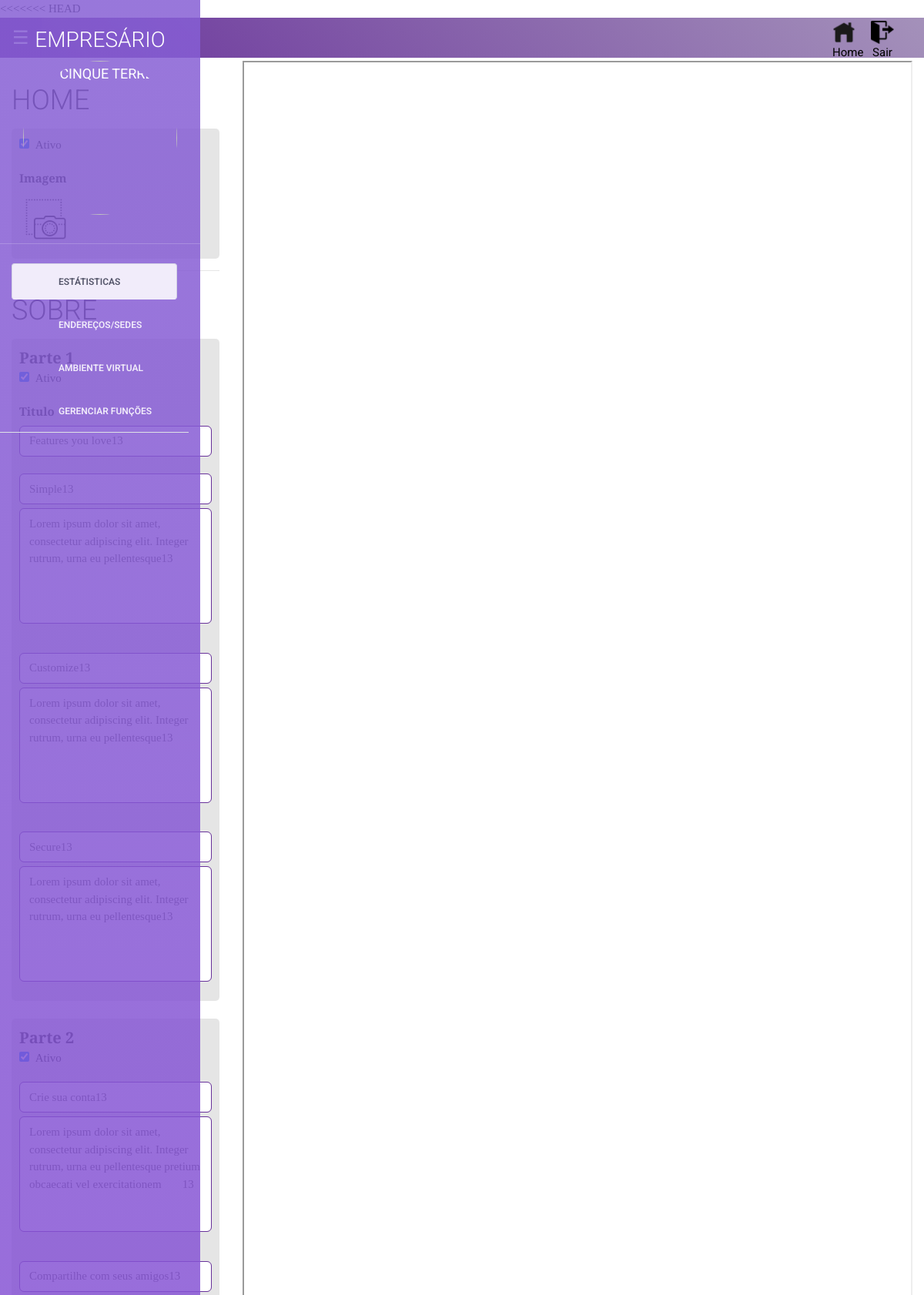
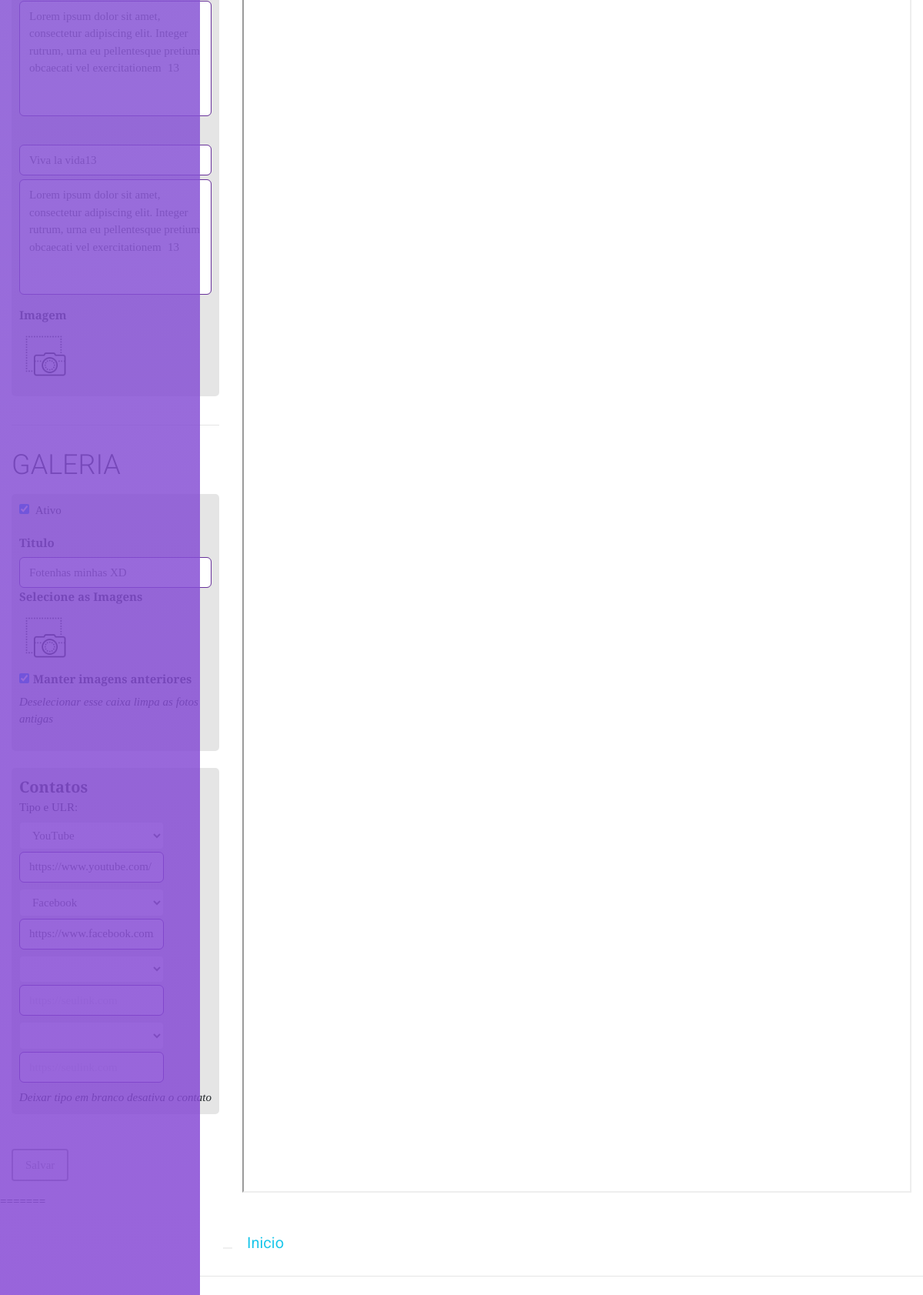
The page /empresario (signed in, upper part) on the database its author committed (2 pictures, top to bottom).
### tables this page shows
CREATE TABLE `tbl_avs` (
  `id_av` int(11) NOT NULL,
  `user_id` int(11) NOT NULL,
  `url` varchar(220) NOT NULL,
  `nome_av` varchar(220) NOT NULL,
  `slogan_av` varchar(550) NOT NULL,
  `logo_av` varchar(220) NOT NULL,
  `categoria` varchar(220) NOT NULL,
  `func` varchar(220) NOT NULL,
  `palavras_chave` varchar(550) NOT NULL,
  `img_home_active` varchar(50) NOT NULL DEFAULT 'no',
  `img_home` varchar(220) NOT NULL,
  `part1_active` varchar(50) NOT NULL DEFAULT 'yes',
  `part1_title` varchar(110) NOT NULL DEFAULT 'Features you love',
  `part1_nome1` varchar(110) NOT NULL DEFAULT 'Simple',
  `part1_text1` varchar(220) NOT NULL DEFAULT 'Lorem ipsum dolor sit amet, consectetur adipiscing elit. Integer rutrum, urna eu pellentesque',
  `part1_nome2` varchar(110) DEFAULT 'Customize',
  `part1_text2` varchar(220) DEFAULT 'Lorem ipsum dolor sit amet, consectetur adipiscing elit. Integer rutrum, urna eu pellentesque',
  `part1_nome3` varchar(110) DEFAULT 'Secure',
  `part1_text3` varchar(220) DEFAULT 'Lorem ipsum dolor sit amet, consectetur adipiscing elit. Integer rutrum, urna eu pellentesque',
  `part2_active` varchar(50) NOT NULL DEFAULT 'yes',
  `part2_nome1` varchar(110) NOT NULL DEFAULT 'Crie sua conta',
  `part2_text1` varchar(220) NOT NULL DEFAULT 'Lorem ipsum dolor sit amet, consectetur adipiscing elit. Integer rutrum, urna eu pellentesque pretium obcaecati vel exercitationem',
  `part2_nome2` varchar(110) DEFAULT 'Compartilhe com seus amigos',
  `part2_text2` varchar(220) DEFAULT 'Lorem ipsum dolor sit amet, consectetur adipiscing elit. Integer rutrum, urna eu pellentesque pretium obcaecati vel exercitationem',
  `part2_nome3` varchar(110) DEFAULT 'Viva la vida',
  `part2_text3` varchar(220) DEFAULT 'Lorem ipsum dolor sit amet, consectetur adipiscing elit. Integer rutrum, urna eu pellentesque pretium obcaecati vel exercitationem',
  `part2_img` varchar(220) DEFAULT NULL,
  `galery_active` varchar(50) NOT NULL DEFAULT 'no',
  `galery_title` varchar(110) NOT NULL,
  `fotos` varchar(550) NOT NULL,
  `tipos` varchar(220) NOT NULL,
  `tipos_val` varchar(660) NOT NULL,
  `created` varchar(220) NOT NULL
);

### views/html/av_personalize.php (the view, shortened to what the rows shown need)
<!DOCTYPE html>
<html>
    <head>
    </head>
    <body>
        <?php
        $avsModel = new avsModel();
        $sql = $avsModel->procuraAV($_SESSION['id']);
        $dadosAV = $sql->fetch();
        ?>
        <div class="row" style="width: 100%;margin: 0px">
            <div class="col-sm-3" style="width: 100%;">
                <form method="POST" id="form_att_av" enctype="multipart/form-data">
                    <h2>HOME</h2>
                    <div>
                        <h2>SOBRE</h2>
                        <div class="sobre1">
                            <strong style="font-size: 20px">Parte 1</strong><br>
                            <div id="content_sobre1">
                                <div class="form-group">
                                    <label><strong>Titulo</strong></label><br>
                                    <input type="text"  name="part1_title_txt" size="60" placeholder="Simple" class="form-control"
                                           style="outline: none; border-radius: 6px; border: 1px solid #68319b;" required="required" value="<?php echo $dadosAV['part1_title']; ?>" ><br>
                                    <input type="text"  name="part1_nome1_txt" size="60" placeholder="Simple" class="form-control"
                                           style="outline: none; border-radius: 6px; border: 1px solid #68319b;" required="required" value="<?php echo $dadosAV['part1_nome1']; ?>" >
                                    <textarea type="text" name="part1_text1_txt" class="form-control" placeholder="Lorem ipsum dolor sit amet..." required="required" style="outline: none; border-radius: 6px; border: 1px solid #68319b;height: 150px;resize: none;margin-top: 5px" ><?php echo $dadosAV['part1_text1']; ?></textarea>
                                </div>
                                <br>
                                <div class="form-group">
                                    <input type="text"  name="part1_nome2_txt" size="40" placeholder="Customize" class="form-control"
                                           style="outline: none; border-radius: 6px; border: 1px solid #68319b;" required="required" value="<?php echo $dadosAV['part1_nome2']; ?>" >
                                    <textarea type="text" name="part1_text2_txt" class="form-control" size="70" placeholder="Lorem ipsum dolor sit amet..." required="required"
                                              style="outline: none; border-radius: 6px;
                                              border: 1px solid #68319b;height: 150px;resize: none;margin-top: 5px" ><?php echo $dadosAV['part1_text2']; ?></textarea>
                                </div>
                                <br>
                                <div class="form-group">
                                    <input type="text"  name="part1_nome3_txt" size="40" placeholder="Secure" class="form-control"
                                           style="outline: none; border-radius: 6px; border: 1px solid #68319b;" required="required" value="<?php echo $dadosAV['part1_nome3']; ?>" >
                                    <textarea type="text" name="part1_text3_txt" class="form-control" size="70" placeholder="Lorem ipsum dolor sit amet..." required="required"
                                              style="outline: none; border-radius: 6px;
                                              border: 1px solid #68319b;height: 150px;resize: none;margin-top: 5px" ><?php echo $dadosAV['part1_text3']; ?></textarea>
                                </div>
                            </div>
                        </div>
                        <br>
                        <div class="sobre1">
                            <strong style="font-size: 20px">Parte 2</strong><br>
                            <div id="content_sobre2">
                                <div class="form-group">
                                    <input type="text"  name="part2_nome1_txt" size="60" placeholder="Simple" class="form-control"
                                           style="outline: none; border-radius: 6px; border: 1px solid #68319b;" required="required" value="<?php echo $dadosAV['part2_nome1']; ?>" >
                                    <textarea type="text" name="part2_text1_txt" class="form-control" size="70" placeholder="Lorem ipsum dolor sit amet..." required="required"
                                              style="outline: none; border-radius: 6px; border: 1px solid #68319b;height: 150px;resize: none;margin-top: 5px"><?php echo $dadosAV['part2_text1']; ?> </textarea>
                                </div>
                                <br>
                                <div class="form-group">
                                    <input type="text"  name="part2_nome2_txt" size="40" placeholder="Customize" class="form-control"
                                           style="outline: none; border-radius: 6px; border: 1px solid #68319b;" required="required" value="<?php echo $dadosAV['part2_nome2']; ?>" >
                                    <textarea type="text" name="part2_text2_txt" class="form-control" size="70" placeholder="Lorem ipsum dolor sit amet..." required="required"
                                              style="outline: none; border-radius: 6px;
                                              border: 1px solid #68319b;height: 150px;resize: none;margin-top: 5px"><?php echo $dadosAV['part2_text2']; ?></textarea>
                                </div>
                                <br>
                                <div class="form-group">
                                    <input type="text"  name="part2_nome3_txt" size="40" placeholder="Secure" class="form-control"
                                           style="outline: none; border-radius: 6px; border: 1px solid #68319b;" required="required" value="<?php echo $dadosAV['part2_nome3']; ?>" >
                                    <textarea type="text" name="part2_text3_txt" class="form-control" size="70" placeholder="Lorem ipsum dolor sit amet..." required="required"
                                              style="outline: none; border-radius: 6px;
                                              border: 1px solid #68319b;height: 150px;resize: none;margin-top: 5px"><?php echo $dadosAV['part2_text3']; ?></textarea>
                                </div>
                            </div>
                        </div>
                        <br>
                        <h2>GALERIA</h2>
                    </div>
                    <div class="sobre1">
                        <div>
                            <div id="content_sobre3">
                                <label><strong>Titulo</strong></label><br>
                                <input type="text" name="galery_title_txt" size="60" placeholder="titulo" class="form-control"
                                       style="outline: none; border-radius: 6px; border: 1px solid #68319b;" required="required" value="<?php echo $dadosAV['galery_title']; ?>" >
                                <label><strong>Selecione as Imagens</strong></label><br>
                                <a href="#"><label for='selecao-arquivo2'><img class="img-fluid" style="width: 69px;" src="<?php echo BASE_URL; ?>assets/images/logoAdd.png"></label></a>
                                <input id='selecao-arquivo2' type="file" name="galery_imagens[]" multiple><br>
                                <div class="form-check-inline">
                                    <label class="form-check-label" for="check1">
                                        <input type="checkbox" class="form-check-input" id="check_manter" name="check_manter" value="manter" checked="checked" ><label><strong>Manter imagens anteriores </strong></label><br>
                                    </label>
                                </div>
                            </div>
                        </div>
                    </div>
                    <br>
                    <div class="sobre1">
                        <div>
                            <strong style="font-size: 20px">Contatos</strong><br>
                            <label for="sel1">Tipo e ULR:</label>
                            <?php
                            $contatos = explode(",", $dadosAV['tipos']);
                            $urls = explode("$!$", $dadosAV['tipos_val']);
                            for ($x = 0; $x <= 3; $x++) {
                                if (!isset($contatos[$x])) {
                                    ?>
                                    <select class="form-control w-75" name="<?php echo 'select' . $x; ?>" >
                                        <option value="none"></option>
                                        <option value="face" >Facebook</option>
                                    </select>
                                    <input type="text"  name="<?php echo 'select_url' . $x; ?>" placeholder="https://seulink.com" class="form-control w-75"
                                           style="outline: none; border-radius: 6px; border: 1px solid #68319b;margin-bottom: 8px;margin-top: 3px" value="" >
                                       <?php } else { ?>
                                    <select class="form-control w-75" name="<?php echo 'select' . $x; ?>" >
                                        <?php if ($contatos[$x] == "face") { ?><option selected="selected" value="face" >Facebook</option> <?php } else { ?> <option value="face" >Facebook</option><?php } ?>
                                        <?php if ($contatos[$x] == "youtube") { ?><option selected="selected" value="youtube" >YouTube</option> <?php } else { ?> <option value="youtube" >YouTube</option><?php } ?>
                                    </select>
                                    <input type="text"  name="<?php echo 'select_url' . $x; ?>" placeholder="https://seulink.com" class="form-control w-75"
                                           style="outline: none; border-radius: 6px; border: 1px solid #68319b;margin-bottom: 8px;margin-top: 3px" value="<?php echo$urls[$x]; ?>" >
                                       <?php }
                                   } ?>
                            <i>Deixar tipo em branco desativa o contato</i>
                        </div>
                    </div>
                    <br><br>
                </form>
            </div>
        </div>
    </body>
</html>

### rows shown on the page
tbl_avs: part1_title_txt "Features you love13", part1_nome1_txt "Simple13", part1_text1_txt "Lorem ipsum dolor sit amet, consectetur adipiscing elit. Integer rutrum, urna eu pellentesque13", part1_nome2_txt "Customize13", part1_text2_txt "Lorem ipsum dolor sit amet, consectetur adipiscing elit. Integer rutrum, urna eu pellentesque13", part1_nome3_txt "Secure13", part1_text3_txt "Lorem ipsum dolor sit amet, consectetur adipiscing elit. Integer rutrum, urna eu pellentesque13", part2_nome1_txt "Crie sua conta13", part2_text1_txt "Lorem ipsum dolor sit amet, consectetur adipiscing elit. Integer rutrum, urna eu pellentesque pretium obcaecati vel exercitationem 13", part2_nome2_txt "Compartilhe com seus amigos13", part2_text2_txt "Lorem ipsum dolor sit amet, consectetur adipiscing elit. Integer rutrum, urna eu pellentesque pretium obcaecati vel exercitationem 13", part2_nome3_txt "Viva la vida13", part2_text3_txt "Lorem ipsum dolor sit amet, consectetur adipiscing elit. Integer rutrum, urna eu pellentesque pretium obcaecati vel exercitationem 13", galery_title_txt "Fotenhas minhas XD", tipos "YouTube", tipos_val "https://www.youtube.com/", tipos "Facebook", tipos_val "https://www.facebook.com/"
